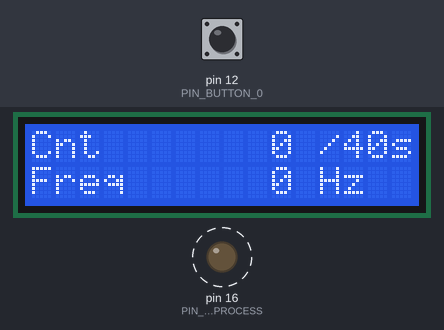
The sketch below on a simulated Arduino Uno, built with avr-gcc and run on an emulated ATmega328P. Shown: 16×2 character LCD, output pins drawn as LEDs (lit = HIGH). Dashed ring = blinking. The inputs (shaded band) are chosen by the test bench; at power-on: pin 12 (PIN_BUTTON_0) HIGH. What the sketch prints to the serial monitor is not drawn.

Above: at 2.8 s.
2.9 s: pin 12 (PIN_BUTTON_0) pulled LOW for 1.2 s
At 3.5 s:
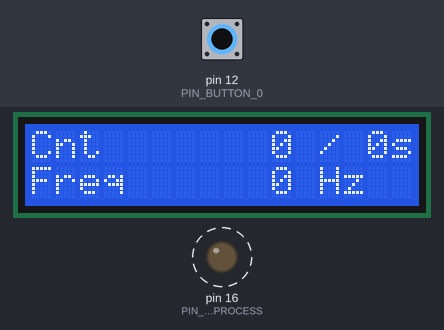
At 6.8 s:
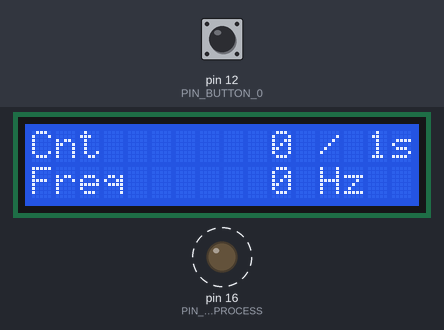
Timing chart, 0 to 13.5 s (numbered marks = the images above; inputs shaded):
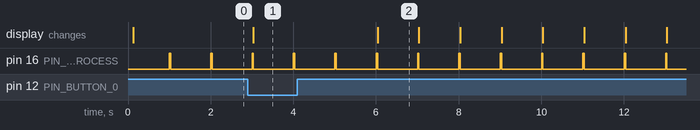

The sketch:

fvm_v3_rid.ino
```cpp
//------------------------------------------------
// Project     :
// Board       : ThaiEasyElec's ESPIno
// LED_BUILTIN : Pin 16
//------------------------------------------------

#include <Wire.h>
#include <LiquidCrystal_I2C.h>

#define PIN_LED_PROCESS   16
#define PIN_PULSEIN       13
#define PIN_BUTTON_0      12

#define LCD_ADD_27        0x27
#define LCD_ADD_3F        0x3F

LiquidCrystal_I2C lcd_0(LCD_ADD_27, 16, 2);

char str_buff[200] = {0};
unsigned long t_old;
int state_ix  = 0;
volatile unsigned long p_count, p_store, p_buff_ix, p_total;
volatile unsigned long p_buff[40] = {0};
int button_0 = 0;

void Interrupt_Service_PulseIn() { p_count++; }

void setup() {
  pinMode(PIN_LED_PROCESS, OUTPUT);
  pinMode(PIN_PULSEIN, INPUT_PULLUP);
  pinMode(PIN_BUTTON_0, INPUT_PULLUP);

  digitalWrite(PIN_LED_PROCESS, LOW);
  digitalWrite(PIN_PULSEIN, HIGH);
  digitalWrite(PIN_BUTTON_0, HIGH);

  attachInterrupt(digitalPinToInterrupt(PIN_PULSEIN)
    , Interrupt_Service_PulseIn, FALLING);

  Serial.begin(115200);
  Serial.println("\n\nSystem start..");

  t_old     = 0;
  state_ix  = 0;
  p_store   = 0;
  p_count   = 0;

  p_buff_ix = 0;
  p_total   = 0;

  for (int bix = 0; bix < 40; bix++) {
    p_buff[bix] = 0;
  }

  button_0  = 0;
}

void loop() {
//------------------------------------------------
  p_store = p_count;
  p_count = 0;

//------------------------------------------------
  button_0 = digitalRead(PIN_BUTTON_0);
  if (button_0 == 0) { state_ix = 1; }

//------------------------------------------------
  switch (state_ix) {
    default:
    case 0: // Clear
      lcd_0.init();
      lcd_0.backlight();
      lcd_0.setCursor(0, 0);
      lcd_0.print("                ");
      lcd_0.setCursor(0, 1);
      lcd_0.print("                ");

      p_buff_ix = 40;
      state_ix = 4;
      break;

    case 1:
    case 2:
      p_buff_ix = 0;
      p_total = 0;

      for (int bix = 0; bix < 40; bix++) {
        p_buff[bix] = 0;
      }

      state_ix++;
      break;

    case 3:
      if (p_buff_ix < 40) {
        p_buff[p_buff_ix] = p_store;
        p_buff_ix++;

        p_total = 0;
        for (int bix = 0; bix < 40; bix++) {
          p_total += p_buff[bix];
        }
      } else {
        state_ix++;
      }
      break;

    case 4:
      break;
  }

//------------------------------------------------
  if (state_ix > 0) {
    sprintf(str_buff, "Cnt %7lu /%2ds", p_total, p_buff_ix);
    Serial.print(str_buff); Serial.print("   ");
    lcd_0.setCursor(0, 0);
    lcd_0.print(str_buff);

    sprintf(str_buff, "Freq %6lu Hz  ", p_store);
    Serial.println(str_buff);
    lcd_0.setCursor(0, 1);
    lcd_0.print(str_buff);
  }

//------------------------------------------------
  digitalWrite(PIN_LED_PROCESS, LOW);
  while ((micros() - t_old) < 1000000);
  t_old = micros();
  digitalWrite(PIN_LED_PROCESS, HIGH);
//------------------------------------------------
}
```

Measured:
- after the input at 2.9 s, the display: changes after 0.13 s (image 1)
- by itself, pin 16 (PIN_LED_PROCESS): alternates HIGH for 0.03 s and LOW for 0.97 s
- what the display in image 2 shows lasts 1.0 s, from 6.0 s to 7.0 s
